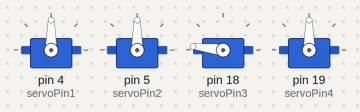
Recording of a sketch running on a simulated Arduino Uno, built with avr-gcc and run on an emulated ATmega328P. Shown: 4 × servo.

Above: at 0.15 s.
At 4.96 s:
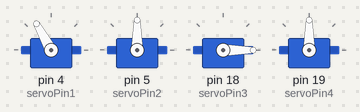
At 9.92 s:
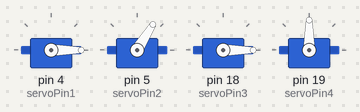
At 19.92 s:
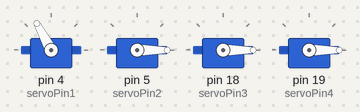
At 29.92 s:
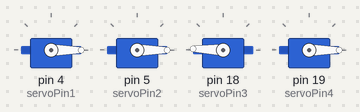
At 39.79 s:
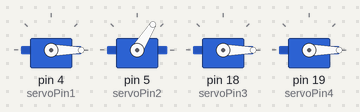
Timing chart, 0 to 40.0 s (numbered marks = the images above):
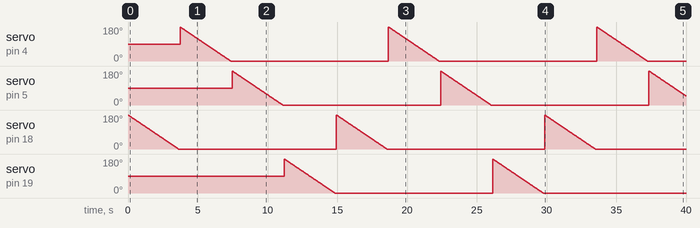

The sketch:

servo.ino
```cpp
#include <Servo.h>

static const int servoPin1 = 4; //Garra
static const int servoPin2 = 5; //L - Pulso
static const int servoPin3 = 18; //R - Cutuvelo (Frente e tras)
static const int servoPin4 = 19; //Base

Servo Garra;
Servo Pulso;
Servo Cutuvelo;
Servo Base;

void setup() {
  Serial.begin(115200);
  Garra.attach(servoPin1);
  Pulso.attach(servoPin2);
  Cutuvelo.attach(servoPin3);
  Base.attach(servoPin4);

}

void loop() {
//  for(int posDegrees = 0;posDegrees <= 180; posDegrees=posDegrees+5) {
//  }
//
//  for(int posDegrees = 180; posDegrees >= 0; posDegrees=posDegrees-5) {
//  }

  CutuveloUpDef();
  delay(100);
  GarraUpDef();
  delay(100);
  PulsoUpDef();
  delay(100);
  BaseUpDef();
  delay(100);
}

void CutuveloUpDef(){
  for(int posDegrees = 180; posDegrees >= 0; posDegrees=posDegrees-1) {
    Cutuvelo.write(posDegrees);
    delay(20);
  }
}

void GarraUpDef(){
  for(int posDegrees = 180; posDegrees >= 0; posDegrees=posDegrees-1) {
    Garra.write(posDegrees);
    delay(20);
  }
}

void PulsoUpDef(){
  for(int posDegrees = 180; posDegrees >= 0; posDegrees=posDegrees-1) {
    Pulso.write(posDegrees);
    delay(20);
  }
}

void BaseUpDef(){
  for(int posDegrees = 180; posDegrees >= 0; posDegrees=posDegrees-1) {
    Base.write(posDegrees);
    delay(20);
  }
}

void CutuveloDownDef(){
  for(int posDegrees = 0; posDegrees >= 0; posDegrees=posDegrees+1) {
    Cutuvelo.write(posDegrees);
    delay(20);
  }
}

void GarraDownDef(){
  for(int posDegrees = 0; posDegrees >= 0; posDegrees=posDegrees+1) {
    Garra.write(posDegrees);
    delay(20);
  }
}

void PulsoDownDef(){
  for(int posDegrees = 0; posDegrees >= 0; posDegrees=posDegrees+1) {
    Pulso.write(posDegrees);
    delay(20);
  }
}

void BaseDownDef(){
  for(int posDegrees = 0; posDegrees >= 0; posDegrees=posDegrees+1) {
    Base.write(posDegrees);
    delay(20);
  }
}
```

Measured:
- by itself, servo on pin 18 (servoPin3): ramps from 180° to 0° and jumps back, once every 14.9 s
